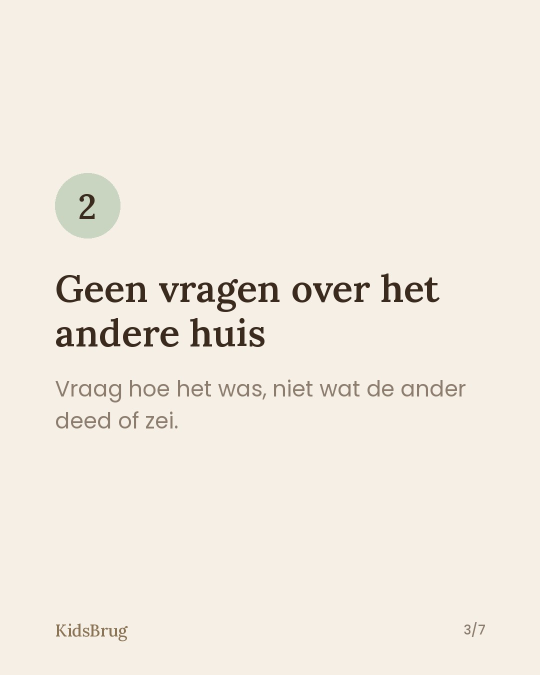
#> input picture carrousels/kidsbrug-2026-11-12-wat-je-kind-niet-hoeft-te-dragen-3.jpg, 1080 x 1350 px, given in place of canva-duo-warm.png, which was not available (shown at 1/2 size)
$ python 2026-11-18-samen-komen.py ../../../carrousels/kidsbrug-2026-11-12-wat-je-kind-niet-hoeft-te-dragen-3.jpg ../../../carrousels/kidsbrug-2026-11-12-wat-je-kind-niet-hoeft-te-dragen-4.jpg
#> lines starting #> are read from the running program, lines starting #| are printed output that depends on the picture; after the words box and inside, x2 and y2 are one past the last pixel; in counts of white or black regions, pixels touching at a corner belong together
### holasmile/studio/holasmile_style.py
"""Hola Smile Clinic reel- en carrousel-huisstijl.

Donker (bijna zwart, warm), goud, crème tekst, Lora (serif) voor koppen, Poppins voor kleine tekst.
Vaste herkenning: de goudkleurige kleurwaaier (shade guide) van geel naar wit, dunne gouden lijnen, kleine sparkles,
woordmerk "Hola Smile Clinic" onderaan. Zachte fades tussen stilstaande beelden.

Gebruik in een reel-script:
    import sys, os; sys.path.insert(0, os.path.join(os.path.dirname(__file__), ".."))
    from holasmile_style import *
"""
from PIL import Image, ImageDraw, ImageFont, ImageFilter, ImageOps
import subprocess, os, math

W, H = 1080, 1920
BG = (20, 17, 14); BG2 = (32, 27, 22); CARD = (38, 32, 26)
GOLD = (201, 163, 92); GOLD_L = (228, 199, 140); CREAM = (245, 236, 220); MUTED = (170, 156, 136)
RED = (196, 96, 80); OK = (150, 178, 120)
GF = "/usr/share/fonts/truetype/google-fonts/"
DJ = "/usr/share/fonts/truetype/dejavu/DejaVuSans-Bold.ttf"
# kleurwaaier: van geel/getint naar stralend wit
SHADES = [(196, 160, 96), (210, 180, 120), (222, 198, 146), (232, 214, 172), (240, 228, 198), (247, 241, 226), (253, 251, 245)]


def serif(sz, w="Medium"):
    f = ImageFont.truetype(GF + "Lora-Variable.ttf", sz)
    try: f.set_variation_by_name(w)
    except Exception: pass
    return f


def serif_i(sz, w="Medium"):
    f = ImageFont.truetype(GF + "Lora-Italic-Variable.ttf", sz)
    try: f.set_variation_by_name(w)
    except Exception: pass
    return f


def sans(sz, w="Regular"):
    return ImageFont.truetype(GF + f"Poppins-{w}.ttf", sz)


def _glow(im, w, h):
    """Zachte warme gloed in het midden, zodat het donker niet plat oogt."""
    g = Image.new("RGBA", (w, h), (0, 0, 0, 0)); gd = ImageDraw.Draw(g)
    gd.ellipse((w * 0.05, h * 0.18, w * 0.95, h * 0.72), fill=(120, 90, 50, 46))
    g = g.filter(ImageFilter.GaussianBlur(160)); im.paste(g, (0, 0), g)


def base(w=W, h=H, frame=True):
    im = Image.new("RGB", (w, h), BG); _glow(im, w, h)
    d = ImageDraw.Draw(im)
    if frame: d.rounded_rectangle((40, 40, w - 40, h - 40), 36, outline=(70, 58, 40), width=2)
    return im, d


def wrap(d, text, font, maxw):
    out = []
    for para in text.split("\n"):
        line = ""
        for w in para.split():
            t = (line + " " + w).strip()
            if d.textlength(t, font=font) <= maxw: line = t
            else: out.append(line); line = w
        out.append(line)
    return out


def ctext(d, y, text, font, fill=CREAM, maxw=880, gap=1.22, cx=W / 2):
    lines = wrap(d, text, font, maxw); lh = font.size * gap
    for i, l in enumerate(lines): d.text((cx, y + i * lh), l, font=font, fill=fill, anchor="ma")
    return y + len(lines) * lh


# [7 lines left out: function sparkle, not called in this run]


def rule(d, y, w=220, cx=W / 2):
    d.line((cx - w / 2, y, cx - 18, y), fill=GOLD, width=2); d.line((cx + 18, y, cx + w / 2, y), fill=GOLD, width=2)
    sparkle(d, cx, y, 10)


def kicker(d, y, text, cx=W / 2):
    f = sans(28, "Medium"); t = text.upper(); tw = d.textlength(t, font=f) + 70
    d.rounded_rectangle((cx - tw / 2, y, cx + tw / 2, y + 64), 32, outline=GOLD, width=2)
    d.text((cx, y + 33), t, font=f, fill=GOLD_L, anchor="mm")
    return y + 64


def wordmark(d, y=1810, cx=W / 2):
    d.text((cx, y), "Hola Smile Clinic", font=serif(40), fill=GOLD, anchor="mm")
    d.text((cx, y + 44), "ZUNDERT", font=sans(20, "Medium"), fill=MUTED, anchor="mm")


# [20 lines left out: functions shade_guide, stamp, not called in this run]


def card(d, box, fill=CARD, r=34, outline=(84, 70, 48)):
    d.rounded_rectangle(box, r, fill=fill, outline=outline, width=2)


# [22 lines left out: functions quote_card, listing, not called in this run]


def fit_photo(path, box_w, box_h):
    im = Image.open(path); im = ImageOps.exif_transpose(im).convert("RGB")
    return ImageOps.fit(im, (box_w, box_h), Image.LANCZOS, centering=(0.5, 0.5))


# [41 lines left out: functions photo_frame, cta, cover, not called in this run]


def save_cover(im, path):
    im.save(path, "JPEG", quality=90)


def save_frames(frames, outdir):
    os.makedirs(outdir, exist_ok=True)
    for k, f in frames.items(): f().save(f"{outdir}/{k}.png")


# [32 lines left out: functions contact_sheet, render_reel, not called in this run]


# ---------------- Carrousels (staand 4:5, 1080x1350) ----------------
CW, CH = 1080, 1350


def cbase():
    return base(CW, CH)


# [4 lines left out: function cwrap_text, not called in this run]


def cfooter(d, n, total):
    d.text((120, CH - 100), "Hola Smile Clinic", font=serif(32), fill=GOLD, anchor="lm")
    d.text((CW - 120, CH - 100), f"{n}/{total}", font=sans(26, "Medium"), fill=MUTED, anchor="rm")


# [47 lines left out: functions slide_cover, slide_point, slide_closing, save_carousel, carousel_sheet, not called in this run]

### holasmile/studio/holasmile_motion.py
"""Bewegende reels voor Hola Smile (frame voor frame, 30 fps). Gebruikt de kleuren en fonts van holasmile_style.

render_motion(scenes, out): scenes = [(seconden, functie(t, p) -> Image), ...]
  t = seconden sinds begin scene, p = voortgang 0..1 in de scene.
"""
import sys, os, math, subprocess
sys.path.insert(0, os.path.dirname(__file__))
from holasmile_style import *
from PIL import Image, ImageDraw, ImageFilter, ImageEnhance

FPS = 30


def ease(x): x = max(0.0, min(1.0, x)); return 1 - (1 - x) ** 3
def pop(x): x = max(0.0, min(1.0, x)); return 1 + 0.18 * math.sin(math.pi * x) * (1 - x) if x < 1 else 1.0


class Photo:
    """Laadt een liggende foto één keer en maakt er beelden van."""
    # [12 lines left out: functions __init__, card, not called in this run]


def rounded(im, r=36):
    m = Image.new("L", im.size, 0); ImageDraw.Draw(m).rounded_rectangle((0, 0, im.size[0], im.size[1]), r, fill=255)
    return m


def place(canvas, im, cx, cy, r=36, border=GOLD, label=None):
    x, y = int(cx - im.width / 2), int(cy - im.height / 2)
    canvas.paste(im, (x, y), rounded(im, r))
    d = ImageDraw.Draw(canvas)
    d.rounded_rectangle((x, y, x + im.width, y + im.height), r, outline=border, width=5)
    if label:
        f = sans(34, "Medium"); tw = d.textlength(label, font=f) + 56
        d.rounded_rectangle((x + 28, y + 28, x + 28 + tw, y + 92), 32, fill=BG)
        d.text((x + 28 + tw / 2, y + 60), label, font=f, fill=GOLD_L, anchor="mm")
    return x, y


def big_text(d, y, text, size=96, fill=CREAM, scale=1.0, italic=False, maxw=920):
    f = (serif_i if italic else serif)(max(10, int(size * scale)), "SemiBold" if not italic else "Medium")
    return ctext(d, y, text, f, fill=fill, maxw=maxw)


# [4 lines left out: function twinkle, not called in this run]


def render_motion(scenes, out, workdir):
    os.makedirs(workdir, exist_ok=True)
    tmp = os.path.join(workdir, "video.mp4")
    p = subprocess.Popen(["ffmpeg", "-y", "-loglevel", "error", "-f", "rawvideo", "-pix_fmt", "rgb24", "-s", f"{W}x{H}",
                          "-r", str(FPS), "-i", "-", "-c:v", "libx264", "-preset", "veryfast", "-crf", "20", "-pix_fmt", "yuv420p", tmp],
                         stdin=subprocess.PIPE)
    for dur, fn in scenes:
        n = int(round(dur * FPS))
        for i in range(n):
            p.stdin.write(fn(i / FPS, i / max(1, n - 1)).convert("RGB").tobytes())
    p.stdin.close(); p.wait()
    subprocess.run(f"ffmpeg -y -loglevel error -i {tmp} -f lavfi -i anullsrc=r=44100:cl=stereo -shortest "
                   f"-map 0:v -map 1:a -c:v copy -c:a aac -movflags +faststart {out}", shell=True, check=True)


# [33 lines left out: functions still_sheet, cta_motion, not called in this run]


# ---------- Schermvullende sfeerbeelden (lachende mensen) ----------
class Fullbleed:
    """Sfeerbeeld schermvullend (9:16). box = (x0, y0, x1, y1) fractie van de foto, wordt passend gemaakt op 9:16."""
    # [14 lines left out: functions __init__, frame, not called in this run]


def ai_note(d):
    """Klein label onderaan bij AI-/sfeerbeelden."""
    d.text((W / 2, H - 70), "Sfeerbeeld", font=sans(24), fill=MUTED, anchor="mm")

### holasmile/studio/reels/2026-11-18-samen-komen.py
import sys, os; sys.path.insert(0, os.path.join(os.path.dirname(__file__), ".."))
from holasmile_motion import *

# Reel 18 nov: Vraag van een klant "Kunnen we ook samen komen?" -> duobehandeling. MET BEWEGING.
# Sfeerbeelden (Canva, AI) uit holasmile/sfeer-lokaal/ (niet in git). Geen klanten, geen resultaten: alleen sfeer.
# Beelden staan als kaart in het midden, tekst erboven en eronder: nooit tekst over gezichten. Elke tekst >= 2,5 s in beeld.
S = os.path.join(os.path.dirname(__file__), "..", "..", "sfeer-lokaal")


class Card:
    """Sfeerbeeld als afgeronde kaart (uitsnede box als fractie), met lichte zoom."""
    def __init__(self, path, box, w=900, h=800):
        im = Image.open(path).convert("RGB"); w0, h0 = im.size
        im = im.crop((int(box[0] * w0), int(box[1] * h0), int(box[2] * w0), int(box[3] * h0)))
        self.im = ImageOps.fit(im, (int(w * 1.12), int(h * 1.12)), Image.LANCZOS); self.w, self.h = w, h

    def get(self, zoom):
        z = max(1.0, min(1.12, zoom)); cw, ch = int(self.w * 1.12 / z), int(self.h * 1.12 / z)
        x0, y0 = (self.im.width - cw) // 2, (self.im.height - ch) // 2
        return self.im.crop((x0, y0, x0 + cw, y0 + ch)).resize((self.w, self.h), Image.LANCZOS)


WARM = Card(os.path.join(S, "canva-duo-warm.png"), (0.0, 0.22, 1.0, 0.75))
#> in __init__, im is the input picture: PIL image 1080x1350 RGB; mean R, G, B 242, 235, 224.8
CLOSE = Card(os.path.join(S, "canva-duo-close.png"), (0.0, 0.25, 1.0, 0.78))
#> call 2 of __init__, with box = (0, 0.25, 1, 0.78), w = 900, h = 800
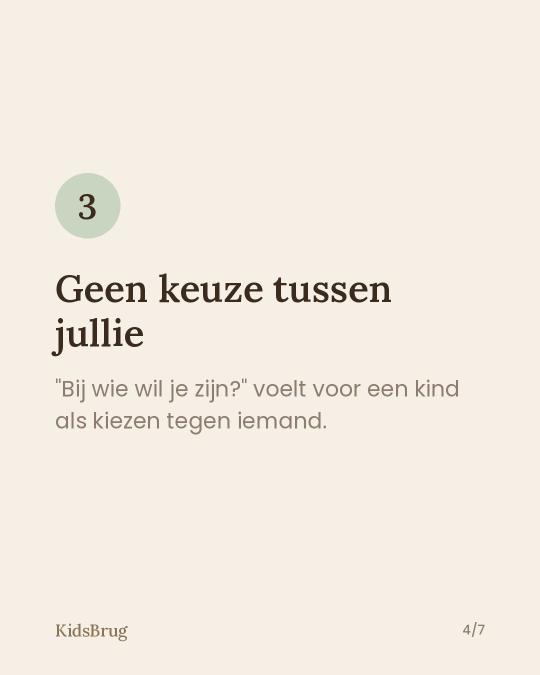
#> input picture carrousels/kidsbrug-2026-11-12-wat-je-kind-niet-hoeft-te-dragen-4.jpg, 1080 x 1350 px, given in place of canva-duo-close.png, which was not available (shown at 1/2 size)
#> in __init__, im is the input picture: PIL image 1080x1350 RGB; mean R, G, B 242.5, 235.5, 225.3
#> in __init__ (call 2), `im = im.crop((int(box[0] * w0), int(box[1] * h0), int(box[2] * w0), in..`:
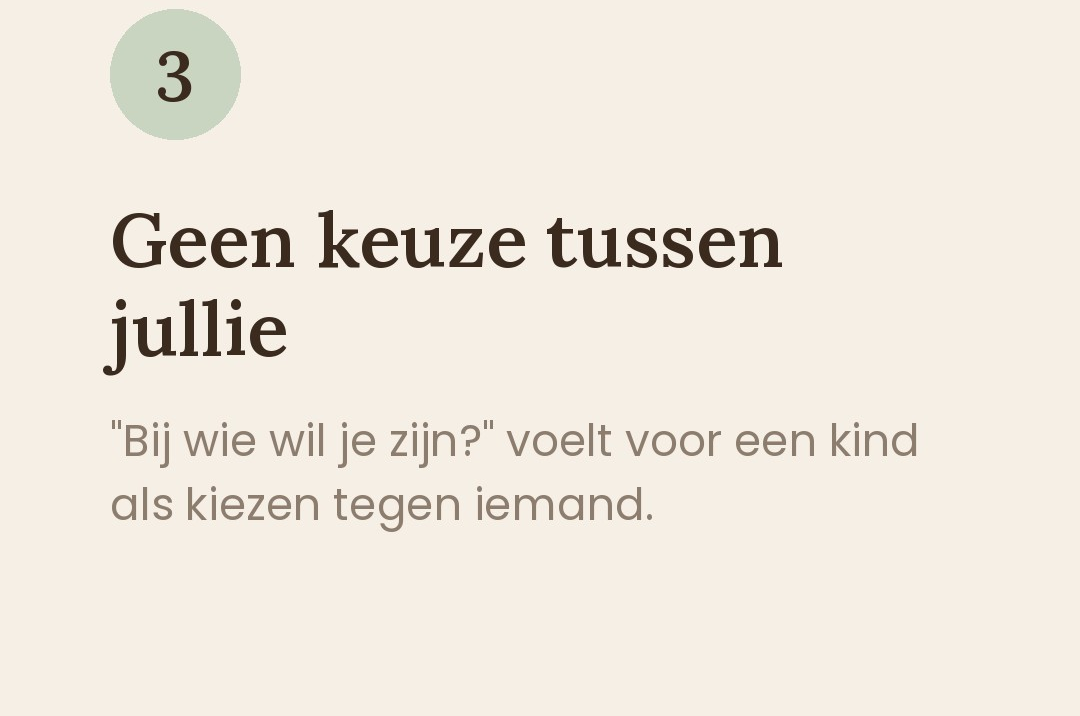
#> im: PIL image 1080x716 RGB; mean R, G, B 239.6, 232.6, 222.4


def photo(im, c, zoom, cy):
    place(im, c.get(zoom), W / 2, cy, r=40)
    d = ImageDraw.Draw(im)
    d.text((W / 2, cy + c.h / 2 + 34), "Sfeerbeeld", font=sans(24), fill=MUTED, anchor="mm")
    return d


def s1(t, p):  # haak: de vraag knalt erin, kaart schuift omhoog
    im, d = base()
    kicker(d, 200, "Vraag van een klant")
    f = serif_i(int(78 * pop(min(1, t / 0.3))))
    ctext(d, 300, "“Kunnen we ook\nsamen komen?”", f, maxw=900)
    k = ease(t / 0.6)
    d = photo(im, WARM, 1.0 + 0.10 * p, 1180 + (1 - k) * 150)
    twinkle(d, t, [(150, 260, 20), (930, 250, 16)]); wordmark(d); return im


def s2(t, p):  # antwoord
    im, d = base()
    big_text(d, 200, "Ja! Dat heet een\nduobehandeling.", 84, scale=pop(min(1, t / 0.3)))
    d = photo(im, CLOSE, 1.10 - 0.10 * p, 900)
    ctext(d, 1440, "Naast elkaar, samen onder\nde LED-lamp, in één afspraak.", serif(54, "SemiBold"), fill=GOLD_L)
    twinkle(d, t, [(140, 190, 18), (940, 210, 22)]); wordmark(d); return im


ITEMS = ["Met je moeder\nof dochter", "Met je beste\nvriendin", "Met je partner"]


def s3(t, p):  # voor wie, punten één voor één
    im, d = base()
    kicker(d, 260, "Samen stralen")
    big_text(d, 380, "Leuk om samen\nte doen:", 92, scale=pop(min(1, t / 0.3)))
    y = 720
    for i, it in enumerate(ITEMS):
        k = ease((t - 0.3 - i * 0.3) / 0.3)
        if k <= 0: break
        x = 170 - (1 - k) * 400
        d.ellipse((x, y + 10, x + 90, y + 100), outline=GOLD, width=4)
        d.text((x + 45, y + 55), str(i + 1), font=serif(46, "SemiBold"), fill=GOLD_L, anchor="mm")
        cwrap_text(d, x + 140, y, it, serif(64, "SemiBold"), maxw=700, gap=1.15)
        y += 250
    shade_guide(d, 1450, active=6, w=700, labels=False)
    twinkle(d, t, [(170, 300, 18), (910, 280, 24), (920, 1700, 14)]); wordmark(d); return im


scenes = [(3.0, s1), (3.0, s2), (3.8, s3), (3.8, cta_motion)]


def COVER():
    im, d = base()
#> in base, `im = Image.new('RGB', (w, h), BG)`:
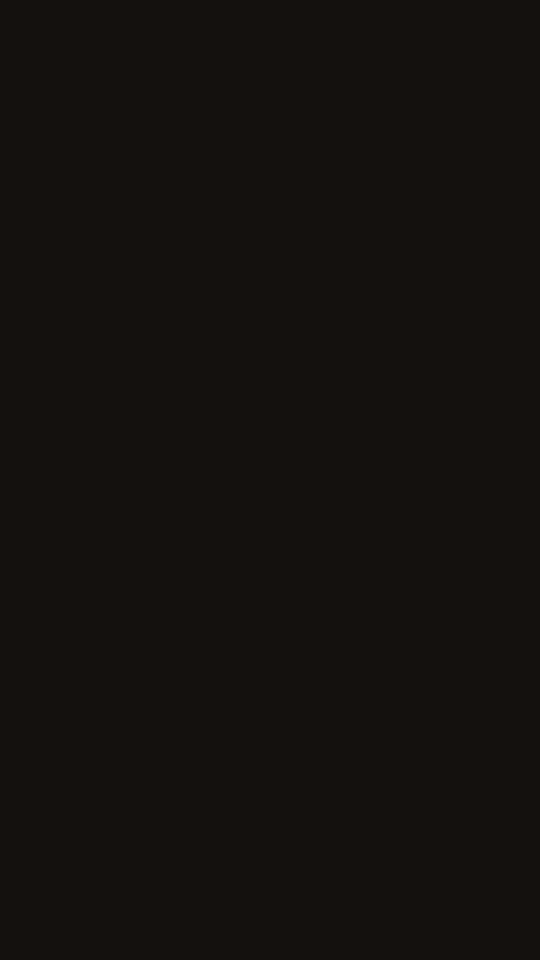
#> im: PIL image 1080x1920 RGB (shown at 1/2 size); mean R, G, B 20, 17, 14
#> in _glow, `g = Image.new('RGBA', (w, h), (0, 0, 0, 0))`: g: PIL image 1080x1920 RGBA; every value is 0
#> in _glow, `g = g.filter(ImageFilter.GaussianBlur(160))`:
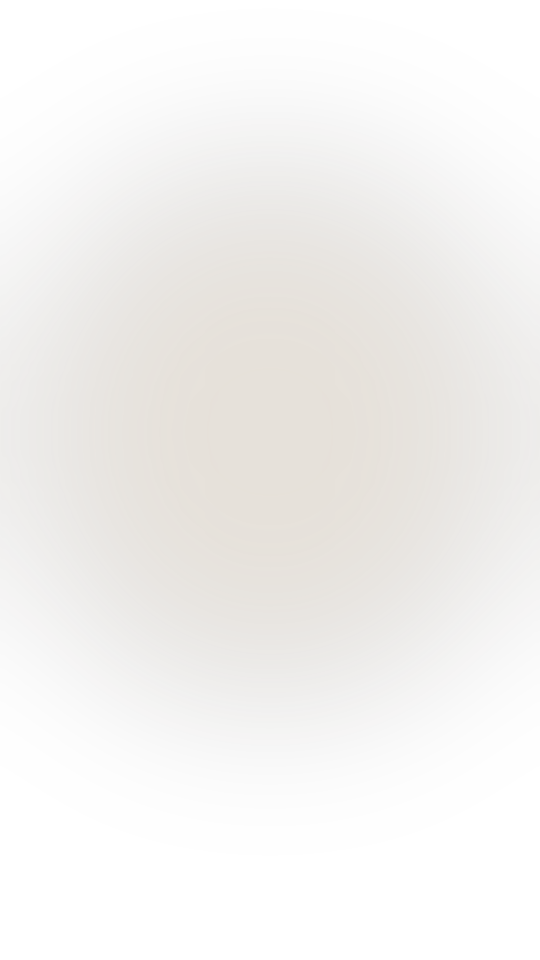
#> g: PIL image 1080x1920 RGBA (shown at 1/2 size); mean R, G, B, A 44.2, 33.1, 18.4, 16.9; transparent parts drawn white
    kicker(d, 300, "Vraag van een klant")
    ctext(d, 390, "“Kunnen we ook\nsamen komen?”", serif_i(84), maxw=900)
    d = photo(im, WARM, 1.04, 1150)
#> in get, `return self.im.crop((x0, y0, x0 + cw, y0 + ch)).resize((self.w, self.h..`:
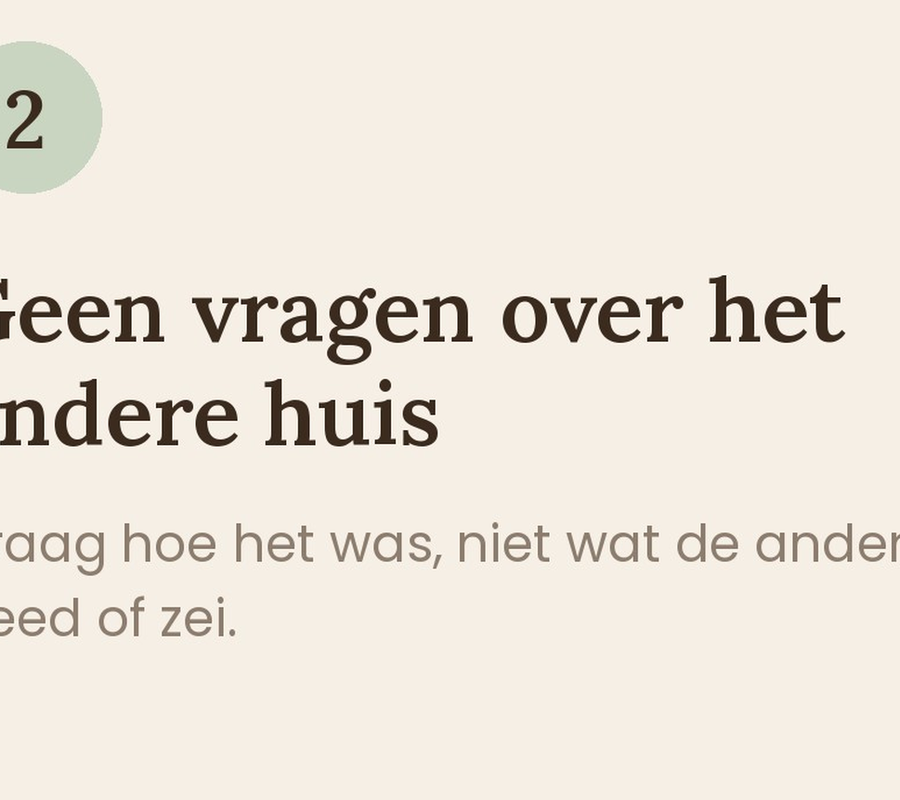
#> returned value: PIL image 900x800 RGB; mean R, G, B 236.3, 229.3, 219
#> in place, `x, y = int(cx - im.width / 2), int(cy - im.height / 2)`: x = 90; y = 750
#> in rounded, `m = Image.new('L', im.size, 0)`: m: PIL image 900x800 L; every value is 0
#> in rounded, `ImageDraw.Draw(m).rounded_rectangle((0, 0, im.size[0], im.size[1]), r,`:
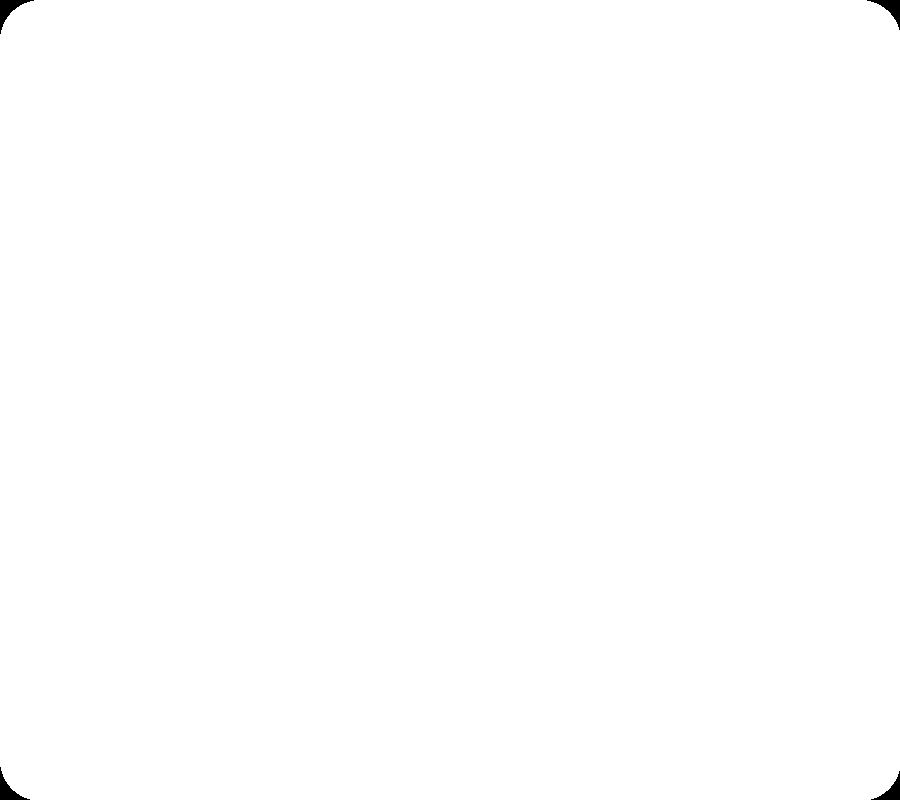
#> m: PIL image 900x800 L; 99.8% white; 4 black regions, box (x1, y1, x2, y2) and area: (0, 0, 34, 34) 354, (867, 0, 900, 30) 320, (0, 767, 30, 800) 320, (871, 771, 900, 800) 287
    wordmark(d); return im


if __name__ == "__main__":
    work = sys.argv[1]; out = sys.argv[2]; os.makedirs(work, exist_ok=True)
    COVER().save(out.replace(".mp4", "-cover.jpg") if out.endswith(".mp4") else f"{work}/cover.jpg", "JPEG", quality=90)
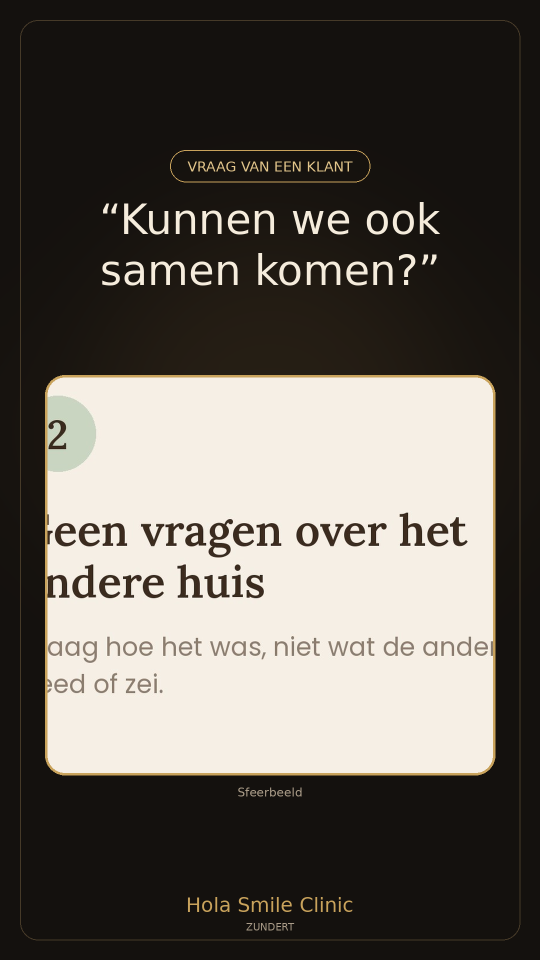
#> saved as cover.jpg: PIL image 1080x1920 RGB (shown at 1/2 size); mean R, G, B 99.4, 94.2, 87.2
    if "--sheet" in sys.argv:
        still_sheet(scenes, [(0, 0.0), (0, 0.1), (0, 1), (1, 0.1), (1, 1), (2, 0.15), (2, 1), (3, 1)], f"{work}/sheet.png")
#> (the run stopped early here; a loop or call above may not have finished)
